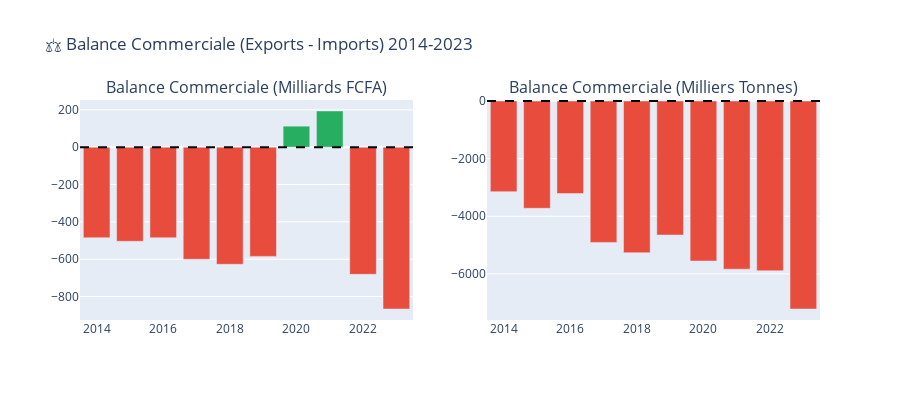

The cell this chart's notebook holds for it:
### Markdown cell above
### 6.5 Balance commerciale (Exports - Imports)

### Code cell
# Calcul de la balance commerciale
df_commerce_total['balance_fcfa'] = df_commerce_total['exports_fcfa'] - df_commerce_total['imports_fcfa']
df_commerce_total['balance_tonnes'] = df_commerce_total['exports_tonnes'] - df_commerce_total['imports_tonnes']

# Graphique de la balance commerciale
fig = make_subplots(rows=1, cols=2, 
                    subplot_titles=('Balance Commerciale (Milliards FCFA)', 
                                   'Balance Commerciale (Milliers Tonnes)'))

# Balance FCFA
colors_fcfa = ['#27ae60' if x >= 0 else '#e74c3c' for x in df_commerce_total['balance_fcfa']]
fig.add_trace(
    go.Bar(x=df_commerce_total['year'], y=df_commerce_total['balance_fcfa'],
           marker_color=colors_fcfa, name='Balance FCFA'),
    row=1, col=1
)

# Balance Tonnes
colors_tonnes = ['#27ae60' if x >= 0 else '#e74c3c' for x in df_commerce_total['balance_tonnes']]
fig.add_trace(
    go.Bar(x=df_commerce_total['year'], y=df_commerce_total['balance_tonnes'],
           marker_color=colors_tonnes, name='Balance Tonnes'),
    row=1, col=2
)

fig.update_layout(
    height=400,
    title_text="⚖️ Balance Commerciale (Exports - Imports) 2014-2023",
    showlegend=False
)

# Ajouter une ligne à zéro
fig.add_hline(y=0, line_dash="dash", line_color="black", row=1, col=1)
fig.add_hline(y=0, line_dash="dash", line_color="black", row=1, col=2)

fig.show()

print("\n📊 Évolution de la balance commerciale:")
print(df_commerce_total[['year', 'balance_fcfa', 'balance_tonnes']].to_string(index=False))

### Figure 1 — Plotly figure (JSON) as saved in the notebook; plotly's stock layout.template omitted (floating-point values rounded to 4 significant figures)
{"data": [{"marker": {"color": ["#e74c3c", "#e74c3c", "#e74c3c", "#e74c3c", "#e74c3c", "#e74c3c", "#27ae60", "#27ae60", "#e74c3c", "#e74c3c"]}, "name": "Balance FCFA", "type": "bar", "x": [2014, 2015, 2016, 2017, 2018, 2019, 2020, 2021, 2022, 2023], "xaxis": "x", "y": [-485.1, -504.0, -485.2, -600.3, -627.3, -584.9, 112.4, 193.6, -681.0, -866.7], "yaxis": "y"}, {"marker": {"color": ["#e74c3c", "#e74c3c", "#e74c3c", "#e74c3c", "#e74c3c", "#e74c3c", "#e74c3c", "#e74c3c", "#e74c3c", "#e74c3c"]}, "name": "Balance Tonnes", "type": "bar", "x": [2014, 2015, 2016, 2017, 2018, 2019, 2020, 2021, 2022, 2023], "xaxis": "x2", "y": [-3146.0, -3723.0, -3212.0, -4908.0, -5265.0, -4651.0, -5554.0, -5835.0, -5891.0, -7218.0], "yaxis": "y2"}], "layout": {"annotations": [{"font": {"size": 16}, "showarrow": false, "text": "Balance Commerciale (Milliards FCFA)", "x": 0.225, "xanchor": "center", "xref": "paper", "y": 1, "yanchor": "bottom", "yref": "paper"}, {"font": {"size": 16}, "showarrow": false, "text": "Balance Commerciale (Milliers Tonnes)", "x": 0.775, "xanchor": "center", "xref": "paper", "y": 1, "yanchor": "bottom", "yref": "paper"}], "height": 400, "shapes": [{"line": {"color": "black", "dash": "dash"}, "type": "line", "x0": 0, "x1": 1, "xref": "x domain", "y0": 0, "y1": 0, "yref": "y"}, {"line": {"color": "black", "dash": "dash"}, "type": "line", "x0": 0, "x1": 1, "xref": "x2 domain", "y0": 0, "y1": 0, "yref": "y2"}], "showlegend": false, "title": {"text": "⚖️ Balance Commerciale (Exports - Imports) 2014-2023"}, "xaxis": {"anchor": "y", "domain": [0, 0.45]}, "xaxis2": {"anchor": "y2", "domain": [0.55, 1]}, "yaxis": {"anchor": "x", "domain": [0, 1]}, "yaxis2": {"anchor": "x2", "domain": [0, 1]}}}
